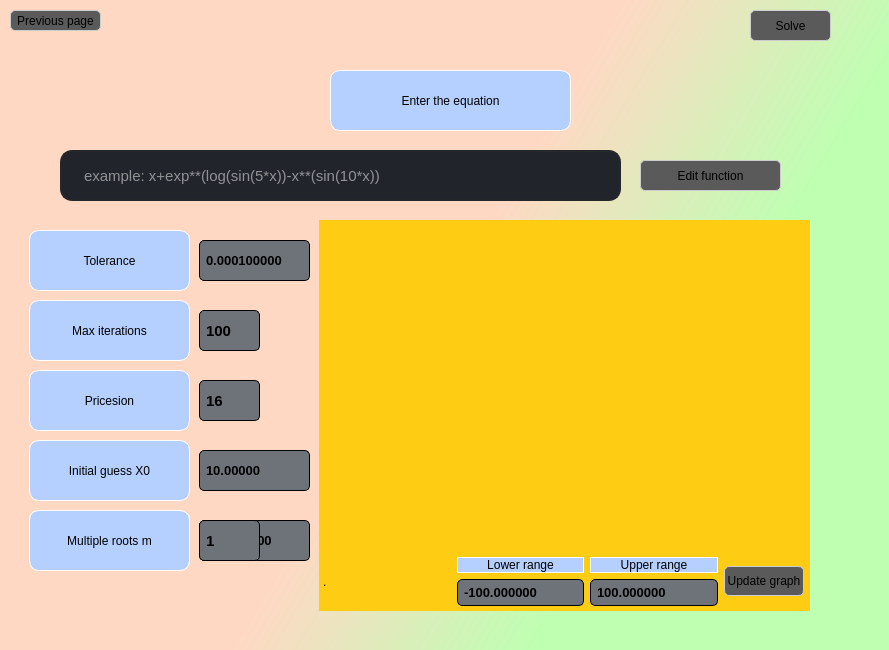
<?xml version="1.0" encoding="UTF-8"?>
<ui version="4.0">
 <class>Dialog</class>
 <widget class="QDialog" name="Dialog">
  <property name="geometry">
   <rect>
    <x>0</x>
    <y>0</y>
    <width>889</width>
    <height>650</height>
   </rect>
  </property>
  <property name="windowTitle">
   <string>Dialog</string>
  </property>
  <property name="windowIcon">
   <iconset>
    <normaloff>../pictures/appIcon.png</normaloff>../pictures/appIcon.png</iconset>
  </property>
  <widget class="QLabel" name="label_2">
   <property name="geometry">
    <rect>
     <x>250</x>
     <y>40</y>
     <width>35</width>
     <height>10</height>
    </rect>
   </property>
   <property name="text">
    <string/>
   </property>
  </widget>
  <widget class="QWidget" name="inputPart" native="true">
   <property name="geometry">
    <rect>
     <x>0</x>
     <y>0</y>
     <width>891</width>
     <height>651</height>
    </rect>
   </property>
   <property name="styleSheet">
    <string notr="true">#inputPart{
background-color:qlineargradient(spread:pad, x1:0.125, y1:0.238636, x2:1, y2:0.625, stop:0.448864 rgba(255, 216, 196, 255), stop:0.772727 rgba(190, 255, 178, 255));
}</string>
   </property>
   <widget class="QLabel" name="label_4">
    <property name="geometry">
     <rect>
      <x>330</x>
      <y>70</y>
      <width>241</width>
      <height>61</height>
     </rect>
    </property>
    <property name="styleSheet">
     <string notr="true">border: 1.3px solid rgb(255, 255, 255); 
font: 18pt &quot;Arial&quot;;
background-color:rgb(181, 207, 255);
border-radius:10px;
</string>
    </property>
    <property name="text">
     <string>Enter the equation</string>
    </property>
    <property name="alignment">
     <set>Qt::AlignCenter</set>
    </property>
   </widget>
   <widget class="QPushButton" name="previousButton">
    <property name="geometry">
     <rect>
      <x>10</x>
      <y>10</y>
      <width>91</width>
      <height>21</height>
     </rect>
    </property>
    <property name="cursor">
     <cursorShape>PointingHandCursor</cursorShape>
    </property>
    <property name="styleSheet">
     <string notr="true">#previousButton{
	border: 1.3px solid #ccc;
	border-radius:5px; 
	font: 9pt &quot;MS Shell Dlg 2&quot;;
	
	background-color: rgb(90, 90, 90);
}

#previousButton:hover{
	background-color:#584082;
}
</string>
    </property>
    <property name="text">
     <string>Previous page</string>
    </property>
    <property name="icon">
     <iconset>
      <normaloff>../pictures/backArrow.png</normaloff>../pictures/backArrow.png</iconset>
    </property>
   </widget>
   <widget class="QPushButton" name="solveButton">
    <property name="geometry">
     <rect>
      <x>750</x>
      <y>10</y>
      <width>81</width>
      <height>31</height>
     </rect>
    </property>
    <property name="cursor">
     <cursorShape>PointingHandCursor</cursorShape>
    </property>
    <property name="styleSheet">
     <string notr="true">#solveButton{
	border: 1.3px solid #ccc;
	border-radius:5px; 
	font: 12pt &quot;MS Shell Dlg 2&quot;;
	
	background-color: rgb(90, 90, 90);
}

#solveButton:hover{
	background-color:#584082;
}
</string>
    </property>
    <property name="text">
     <string>Solve</string>
    </property>
    <property name="icon">
     <iconset>
      <normaloff>../pictures/calculator.png</normaloff>../pictures/calculator.png</iconset>
    </property>
    <property name="iconSize">
     <size>
      <width>15</width>
      <height>12</height>
     </size>
    </property>
   </widget>
   <widget class="QLineEdit" name="lineEdit">
    <property name="geometry">
     <rect>
      <x>60</x>
      <y>150</y>
      <width>561</width>
      <height>51</height>
     </rect>
    </property>
    <property name="styleSheet">
     <string notr="true">QLineEdit{
	border: 2px solid rgb(37, 39, 40);
	border-radius: 12px;
	color: #fff;
	padding-left:20px;
	padding-right:20px;
	background-color:rgb(34,36,44);
	font: 15px;
}
QLineEdit:hover{
	border: 2px solid rgb(48,50,62);
}
QLineEdit:focus{
	border: 2px solid #352a9c;
	background-color: rgb(45, 45, 56);
}</string>
    </property>
    <property name="placeholderText">
     <string>example: x+exp**(log(sin(5*x))-x**(sin(10*x))</string>
    </property>
   </widget>
   <widget class="QPushButton" name="ApplyButton">
    <property name="geometry">
     <rect>
      <x>640</x>
      <y>160</y>
      <width>91</width>
      <height>31</height>
     </rect>
    </property>
    <property name="cursor">
     <cursorShape>PointingHandCursor</cursorShape>
    </property>
    <property name="styleSheet">
     <string notr="true">#ApplyButton{
	border: 1.3px solid #ccc;
	border-radius:5px; 
	font: 12pt &quot;MS Shell Dlg 2&quot;;
	
	background-color: rgb(90, 90, 90);
}

#ApplyButton:hover{
	background-color:#584082;
}
</string>
    </property>
    <property name="text">
     <string>Apply</string>
    </property>
    <property name="icon">
     <iconset>
      <normaloff>../pictures/AgreeIcon.png</normaloff>../pictures/AgreeIcon.png</iconset>
    </property>
    <property name="iconSize">
     <size>
      <width>15</width>
      <height>15</height>
     </size>
    </property>
   </widget>
   <widget class="QWidget" name="afterFunction" native="true">
    <property name="geometry">
     <rect>
      <x>19</x>
      <y>220</y>
      <width>851</width>
      <height>391</height>
     </rect>
    </property>
    <widget class="QWidget" name="plotArea" native="true">
     <property name="geometry">
      <rect>
       <x>300</x>
       <y>0</y>
       <width>491</width>
       <height>391</height>
      </rect>
     </property>
     <property name="styleSheet">
      <string notr="true">background-color: rgb(255, 204, 20);</string>
     </property>
     <widget class="QWidget" name="verticalLayoutWidget">
      <property name="geometry">
       <rect>
        <x>0</x>
        <y>0</y>
        <width>491</width>
        <height>331</height>
       </rect>
      </property>
      <layout class="QVBoxLayout" name="graphArea"/>
     </widget>
     <widget class="QWidget" name="gridLayoutWidget">
      <property name="geometry">
       <rect>
        <x>-1</x>
        <y>330</y>
        <width>491</width>
        <height>63</height>
       </rect>
      </property>
      <layout class="QGridLayout" name="toolBarArea">
       <property name="leftMargin">
        <number>5</number>
       </property>
       <property name="topMargin">
        <number>5</number>
       </property>
       <property name="rightMargin">
        <number>5</number>
       </property>
       <property name="bottomMargin">
        <number>5</number>
       </property>
       <item row="0" column="3">
        <widget class="QPushButton" name="updateGraphButton">
         <property name="sizePolicy">
          <sizepolicy hsizetype="Fixed" vsizetype="Fixed">
           <horstretch>0</horstretch>
           <verstretch>0</verstretch>
          </sizepolicy>
         </property>
         <property name="minimumSize">
          <size>
           <width>80</width>
           <height>30</height>
          </size>
         </property>
         <property name="cursor">
          <cursorShape>PointingHandCursor</cursorShape>
         </property>
         <property name="styleSheet">
          <string notr="true">#updateGraphButton{
	border: 1.3px solid #ccc;
	border-radius:5px; 
	font: bold 8pt  &quot;MS Shell Dlg 2&quot; ;
	
	background-color: rgb(90, 90, 90);
}

#updateGraphButton:hover{
	background-color:#584082;
}
</string>
         </property>
         <property name="text">
          <string>Update graph</string>
         </property>
         <property name="iconSize">
          <size>
           <width>15</width>
           <height>15</height>
          </size>
         </property>
        </widget>
       </item>
       <item row="0" column="1">
        <layout class="QVBoxLayout" name="verticalLayout_3">
         <item>
          <widget class="QLabel" name="label_18">
           <property name="styleSheet">
            <string notr="true">border: 1.3px solid rgb(255, 255, 255); 
font: 15pt &quot;Arial&quot;;
background-color:rgb(181, 207, 255);
border-radius:10px;
</string>
           </property>
           <property name="text">
            <string>Lower range</string>
           </property>
           <property name="alignment">
            <set>Qt::AlignCenter</set>
           </property>
          </widget>
         </item>
         <item>
          <widget class="QDoubleSpinBox" name="lowerRangeInput">
           <property name="styleSheet">
            <string notr="true">QDoubleSpinBox {
                border: 1.3px solid ;
                border-radius: 5px;
                padding: 4px;
                font-size: 13px;
			  font:bold;
			  background-color:#6e737a;
            }

            QDoubleSpinBox::up-button, QSpinBox::down-button {
                width: 11px;
                height: 11px;
            }

            QDoubleSpinBox::up-button {
                subcontrol-origin: border;
                subcontrol-position: top right;
            }

            QDoubleSpinBox::down-button {
                subcontrol-origin: border;
                subcontrol-position: bottom right;
            }</string>
           </property>
           <property name="buttonSymbols">
            <enum>QAbstractSpinBox::NoButtons</enum>
           </property>
           <property name="decimals">
            <number>6</number>
           </property>
           <property name="minimum">
            <double>-10000000000000000.000000000000000</double>
           </property>
           <property name="maximum">
            <double>10000000000000000.000000000000000</double>
           </property>
           <property name="value">
            <double>-100.000000000000000</double>
           </property>
          </widget>
         </item>
        </layout>
       </item>
       <item row="0" column="2">
        <layout class="QVBoxLayout" name="verticalLayout">
         <item>
          <widget class="QLabel" name="label_10">
           <property name="styleSheet">
            <string notr="true">border: 1.3px solid rgb(255, 255, 255); 
font: 15pt &quot;Arial&quot;;
background-color:rgb(181, 207, 255);
border-radius:10px;
</string>
           </property>
           <property name="text">
            <string>Upper range</string>
           </property>
           <property name="alignment">
            <set>Qt::AlignCenter</set>
           </property>
          </widget>
         </item>
         <item>
          <widget class="QDoubleSpinBox" name="upperRangeInput">
           <property name="styleSheet">
            <string notr="true">QDoubleSpinBox {
                border: 1.3px solid ;
                border-radius: 5px;
                padding: 4px;
                font-size: 13px;
			  font:bold;
			  background-color:#6e737a;
            }

            QDoubleSpinBox::up-button, QSpinBox::down-button {
                width: 11px;
                height: 11px;
            }

            QDoubleSpinBox::up-button {
                subcontrol-origin: border;
                subcontrol-position: top right;
            }

            QDoubleSpinBox::down-button {
                subcontrol-origin: border;
                subcontrol-position: bottom right;
            }</string>
           </property>
           <property name="buttonSymbols">
            <enum>QAbstractSpinBox::NoButtons</enum>
           </property>
           <property name="decimals">
            <number>6</number>
           </property>
           <property name="minimum">
            <double>-10000000000000000.000000000000000</double>
           </property>
           <property name="maximum">
            <double>10000000000000000.000000000000000</double>
           </property>
           <property name="value">
            <double>100.000000000000000</double>
           </property>
          </widget>
         </item>
        </layout>
       </item>
       <item row="0" column="0">
        <widget class="QLabel" name="label">
         <property name="text">
          <string>.</string>
         </property>
        </widget>
       </item>
      </layout>
     </widget>
    </widget>
    <widget class="QLabel" name="label_7">
     <property name="geometry">
      <rect>
       <x>10</x>
       <y>10</y>
       <width>161</width>
       <height>61</height>
      </rect>
     </property>
     <property name="styleSheet">
      <string notr="true">border: 1.3px solid rgb(255, 255, 255); 
font: 15pt &quot;Arial&quot;;
background-color:rgb(181, 207, 255);
border-radius:10px;
</string>
     </property>
     <property name="text">
      <string>Tolerance</string>
     </property>
     <property name="alignment">
      <set>Qt::AlignCenter</set>
     </property>
    </widget>
    <widget class="QDoubleSpinBox" name="toleranceInput">
     <property name="geometry">
      <rect>
       <x>180</x>
       <y>20</y>
       <width>111</width>
       <height>41</height>
      </rect>
     </property>
     <property name="styleSheet">
      <string notr="true">QDoubleSpinBox {
                border: 1.3px solid ;
                border-radius: 5px;
                padding: 4px;
                font-size: 13px;
			  font:bold;
			  background-color:#6e737a;
            }

            QDoubleSpinBox::up-button, QSpinBox::down-button {
                width: 11px;
                height: 11px;
            }

            QDoubleSpinBox::up-button {
                subcontrol-origin: border;
                subcontrol-position: top right;
            }

            QDoubleSpinBox::down-button {
                subcontrol-origin: border;
                subcontrol-position: bottom right;
            }</string>
     </property>
     <property name="buttonSymbols">
      <enum>QAbstractSpinBox::NoButtons</enum>
     </property>
     <property name="decimals">
      <number>9</number>
     </property>
     <property name="minimum">
      <double>0.000000000000000</double>
     </property>
     <property name="maximum">
      <double>1000.000000000000000</double>
     </property>
     <property name="value">
      <double>0.000100000000000</double>
     </property>
    </widget>
    <widget class="QLabel" name="label_8">
     <property name="geometry">
      <rect>
       <x>10</x>
       <y>80</y>
       <width>161</width>
       <height>61</height>
      </rect>
     </property>
     <property name="styleSheet">
      <string notr="true">border: 1.3px solid rgb(255, 255, 255); 
font: 15pt &quot;Arial&quot;;
background-color:rgb(181, 207, 255);
border-radius:10px;
</string>
     </property>
     <property name="text">
      <string>Max iterations</string>
     </property>
     <property name="alignment">
      <set>Qt::AlignCenter</set>
     </property>
    </widget>
    <widget class="QSpinBox" name="maxIterationsInput">
     <property name="geometry">
      <rect>
       <x>180</x>
       <y>90</y>
       <width>61</width>
       <height>41</height>
      </rect>
     </property>
     <property name="cursor">
      <cursorShape>PointingHandCursor</cursorShape>
     </property>
     <property name="styleSheet">
      <string notr="true">QSpinBox {
                border: 1.3px solid ;
                border-radius: 5px;
                padding: 4px;
                font-size: 15px;
     		  font:bold;
			  background-color:#6e737a;
            }

            QSpinBox::up-button, QSpinBox::down-button {
                width: 11px;
                height: 11px;
            }

            QSpinBox::up-button {
                subcontrol-origin: border;
                subcontrol-position: top right;
            }

            QSpinBox::down-button {
                subcontrol-origin: border;
                subcontrol-position: bottom right;
            }</string>
     </property>
     <property name="buttonSymbols">
      <enum>QAbstractSpinBox::NoButtons</enum>
     </property>
     <property name="minimum">
      <number>1</number>
     </property>
     <property name="maximum">
      <number>500</number>
     </property>
     <property name="value">
      <number>100</number>
     </property>
    </widget>
    <widget class="QLabel" name="label_9">
     <property name="geometry">
      <rect>
       <x>10</x>
       <y>150</y>
       <width>161</width>
       <height>61</height>
      </rect>
     </property>
     <property name="styleSheet">
      <string notr="true">border: 1.3px solid rgb(255, 255, 255); 
font: 15pt &quot;Arial&quot;;
background-color:rgb(181, 207, 255);
border-radius:10px;
</string>
     </property>
     <property name="text">
      <string>Pricesion</string>
     </property>
     <property name="alignment">
      <set>Qt::AlignCenter</set>
     </property>
    </widget>
    <widget class="QSpinBox" name="pricesionInput">
     <property name="geometry">
      <rect>
       <x>180</x>
       <y>160</y>
       <width>61</width>
       <height>41</height>
      </rect>
     </property>
     <property name="cursor">
      <cursorShape>PointingHandCursor</cursorShape>
     </property>
     <property name="styleSheet">
      <string notr="true">QSpinBox {
                border: 1.3px solid ;
                border-radius: 5px;
                padding: 4px;
                font-size: 15px;
			  font:bold;
			  background-color:#6e737a;
            }

            QSpinBox::up-button, QSpinBox::down-button {
                width: 11px;
                height: 11px;
            }

            QSpinBox::up-button {
                subcontrol-origin: border;
                subcontrol-position: top right;
            }

            QSpinBox::down-button {
                subcontrol-origin: border;
                subcontrol-position: bottom right;
            }</string>
     </property>
     <property name="buttonSymbols">
      <enum>QAbstractSpinBox::NoButtons</enum>
     </property>
     <property name="minimum">
      <number>1</number>
     </property>
     <property name="maximum">
      <number>16</number>
     </property>
     <property name="value">
      <number>16</number>
     </property>
    </widget>
    <widget class="QLabel" name="label_5">
     <property name="geometry">
      <rect>
       <x>10</x>
       <y>220</y>
       <width>161</width>
       <height>61</height>
      </rect>
     </property>
     <property name="styleSheet">
      <string notr="true">border: 1.3px solid rgb(255, 255, 255); 
font: 15pt &quot;Arial&quot;;
background-color:rgb(181, 207, 255);
border-radius:10px;
</string>
     </property>
     <property name="text">
      <string>Initial guess X0</string>
     </property>
     <property name="alignment">
      <set>Qt::AlignCenter</set>
     </property>
    </widget>
    <widget class="QDoubleSpinBox" name="X0Input">
     <property name="geometry">
      <rect>
       <x>180</x>
       <y>230</y>
       <width>111</width>
       <height>41</height>
      </rect>
     </property>
     <property name="styleSheet">
      <string notr="true">QDoubleSpinBox {
                border: 1.3px solid ;
                border-radius: 5px;
                padding: 4px;
                font-size: 13px;
			  font:bold;
			  background-color:#6e737a;
            }

            QDoubleSpinBox::up-button, QSpinBox::down-button {
                width: 11px;
                height: 11px;
            }

            QDoubleSpinBox::up-button {
                subcontrol-origin: border;
                subcontrol-position: top right;
            }

            QDoubleSpinBox::down-button {
                subcontrol-origin: border;
                subcontrol-position: bottom right;
            }</string>
     </property>
     <property name="buttonSymbols">
      <enum>QAbstractSpinBox::NoButtons</enum>
     </property>
     <property name="decimals">
      <number>5</number>
     </property>
     <property name="minimum">
      <double>-10000000000000000.000000000000000</double>
     </property>
     <property name="maximum">
      <double>10000000000000000.000000000000000</double>
     </property>
     <property name="value">
      <double>10.000000000000000</double>
     </property>
    </widget>
    <widget class="QLabel" name="x1Label">
     <property name="geometry">
      <rect>
       <x>10</x>
       <y>290</y>
       <width>161</width>
       <height>61</height>
      </rect>
     </property>
     <property name="styleSheet">
      <string notr="true">border: 1.3px solid rgb(255, 255, 255); 
font: 15pt &quot;Arial&quot;;
background-color:rgb(181, 207, 255);
border-radius:10px;
</string>
     </property>
     <property name="text">
      <string>Initial guess X1</string>
     </property>
     <property name="alignment">
      <set>Qt::AlignCenter</set>
     </property>
    </widget>
    <widget class="QDoubleSpinBox" name="X1Input">
     <property name="geometry">
      <rect>
       <x>180</x>
       <y>300</y>
       <width>111</width>
       <height>41</height>
      </rect>
     </property>
     <property name="styleSheet">
      <string notr="true">QDoubleSpinBox {
                border: 1.3px solid ;
                border-radius: 5px;
                padding: 4px;
                font-size: 13px;
			  font:bold;
			  background-color:#6e737a;
            }

            QDoubleSpinBox::up-button, QSpinBox::down-button {
                width: 11px;
                height: 11px;
            }

            QDoubleSpinBox::up-button {
                subcontrol-origin: border;
                subcontrol-position: top right;
            }

            QDoubleSpinBox::down-button {
                subcontrol-origin: border;
                subcontrol-position: bottom right;
            }</string>
     </property>
     <property name="buttonSymbols">
      <enum>QAbstractSpinBox::NoButtons</enum>
     </property>
     <property name="decimals">
      <number>6</number>
     </property>
     <property name="minimum">
      <double>-10000000000000000.000000000000000</double>
     </property>
     <property name="maximum">
      <double>10000000000000000.000000000000000</double>
     </property>
     <property name="value">
      <double>-10.000000000000000</double>
     </property>
    </widget>
    <widget class="QLabel" name="mLabel">
     <property name="geometry">
      <rect>
       <x>10</x>
       <y>290</y>
       <width>161</width>
       <height>61</height>
      </rect>
     </property>
     <property name="styleSheet">
      <string notr="true">border: 1.3px solid rgb(255, 255, 255); 
font: 15pt &quot;Arial&quot;;
background-color:rgb(181, 207, 255);
border-radius:10px;
</string>
     </property>
     <property name="text">
      <string>Multiple roots m</string>
     </property>
     <property name="alignment">
      <set>Qt::AlignCenter</set>
     </property>
    </widget>
    <widget class="QSpinBox" name="mInput">
     <property name="geometry">
      <rect>
       <x>180</x>
       <y>300</y>
       <width>61</width>
       <height>41</height>
      </rect>
     </property>
     <property name="cursor">
      <cursorShape>PointingHandCursor</cursorShape>
     </property>
     <property name="styleSheet">
      <string notr="true">QSpinBox {
                border: 1.3px solid ;
                border-radius: 5px;
                padding: 4px;
                font-size: 15px;
     		  font:bold;
			  background-color:#6e737a;
            }

            QSpinBox::up-button, QSpinBox::down-button {
                width: 11px;
                height: 11px;
            }

            QSpinBox::up-button {
                subcontrol-origin: border;
                subcontrol-position: top right;
            }

            QSpinBox::down-button {
                subcontrol-origin: border;
                subcontrol-position: bottom right;
            }</string>
     </property>
     <property name="buttonSymbols">
      <enum>QAbstractSpinBox::NoButtons</enum>
     </property>
     <property name="minimum">
      <number>1</number>
     </property>
     <property name="maximum">
      <number>500</number>
     </property>
     <property name="value">
      <number>1</number>
     </property>
    </widget>
   </widget>
   <widget class="QPushButton" name="editButton">
    <property name="geometry">
     <rect>
      <x>640</x>
      <y>160</y>
      <width>141</width>
      <height>31</height>
     </rect>
    </property>
    <property name="cursor">
     <cursorShape>PointingHandCursor</cursorShape>
    </property>
    <property name="styleSheet">
     <string notr="true">#editButton{
	border: 1.3px solid #ccc;
	border-radius:5px; 
	font: 12pt &quot;MS Shell Dlg 2&quot;;
	
	background-color: rgb(90, 90, 90);
}

#editButton:hover{
	background-color:#584082;
}
</string>
    </property>
    <property name="text">
     <string>Edit function</string>
    </property>
    <property name="icon">
     <iconset>
      <normaloff>../pictures/editText.png</normaloff>../pictures/editText.png</iconset>
    </property>
    <property name="iconSize">
     <size>
      <width>15</width>
      <height>15</height>
     </size>
    </property>
   </widget>
   <zorder>afterFunction</zorder>
   <zorder>label_4</zorder>
   <zorder>previousButton</zorder>
   <zorder>solveButton</zorder>
   <zorder>lineEdit</zorder>
   <zorder>ApplyButton</zorder>
   <zorder>editButton</zorder>
  </widget>
 </widget>
 <resources/>
 <connections/>
</ui>
